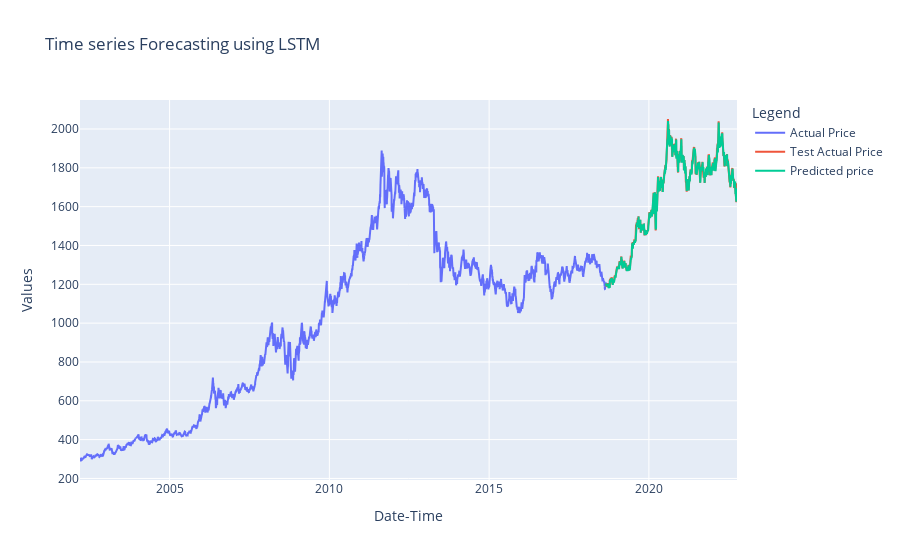

The notebook cell this image was saved under:
### Code cell
#Plotting the results with plotly go library
fig = go.Figure()
fig.add_trace(go.Scatter(x=train.Date, y=train.Close, mode='lines', name='Actual Price'))
fig.add_trace(go.Scatter(x=validation.Date, y=validation.Close, mode='lines', name='Test Actual Price'))
fig.add_trace(go.Scatter(x=validation.Date, y=validation.Predictions, mode='lines', name='Predicted price'))
fig.update_layout(
        title="Time series Forecasting using LSTM",
        xaxis_title="Date-Time",
        yaxis_title="Values",
        legend_title="Legend",
)
fig.show()

### Figure 1 — Plotly figure (JSON) as saved in the notebook; plotly's stock layout.template omitted (floating-point values rounded to 4 significant figures; data arrays with more than 128 entries replaced by an {"elided": "..."} marker saying what was removed)
{"data": [{"mode": "lines", "name": "Actual Price", "type": "scatter", "x": {"elided": "4131 str values"}, "y": {"elided": "4131 float values"}}, {"mode": "lines", "name": "Test Actual Price", "type": "scatter", "x": {"elided": "1032 str values"}, "y": {"elided": "1032 float values"}}, {"mode": "lines", "name": "Predicted price", "type": "scatter", "x": {"elided": "1032 str values"}, "y": {"elided": "1032 float values"}}], "layout": {"legend": {"title": {"text": "Legend"}}, "title": {"text": "Time series Forecasting using LSTM"}, "xaxis": {"title": {"text": "Date-Time"}}, "yaxis": {"title": {"text": "Values"}}}}
